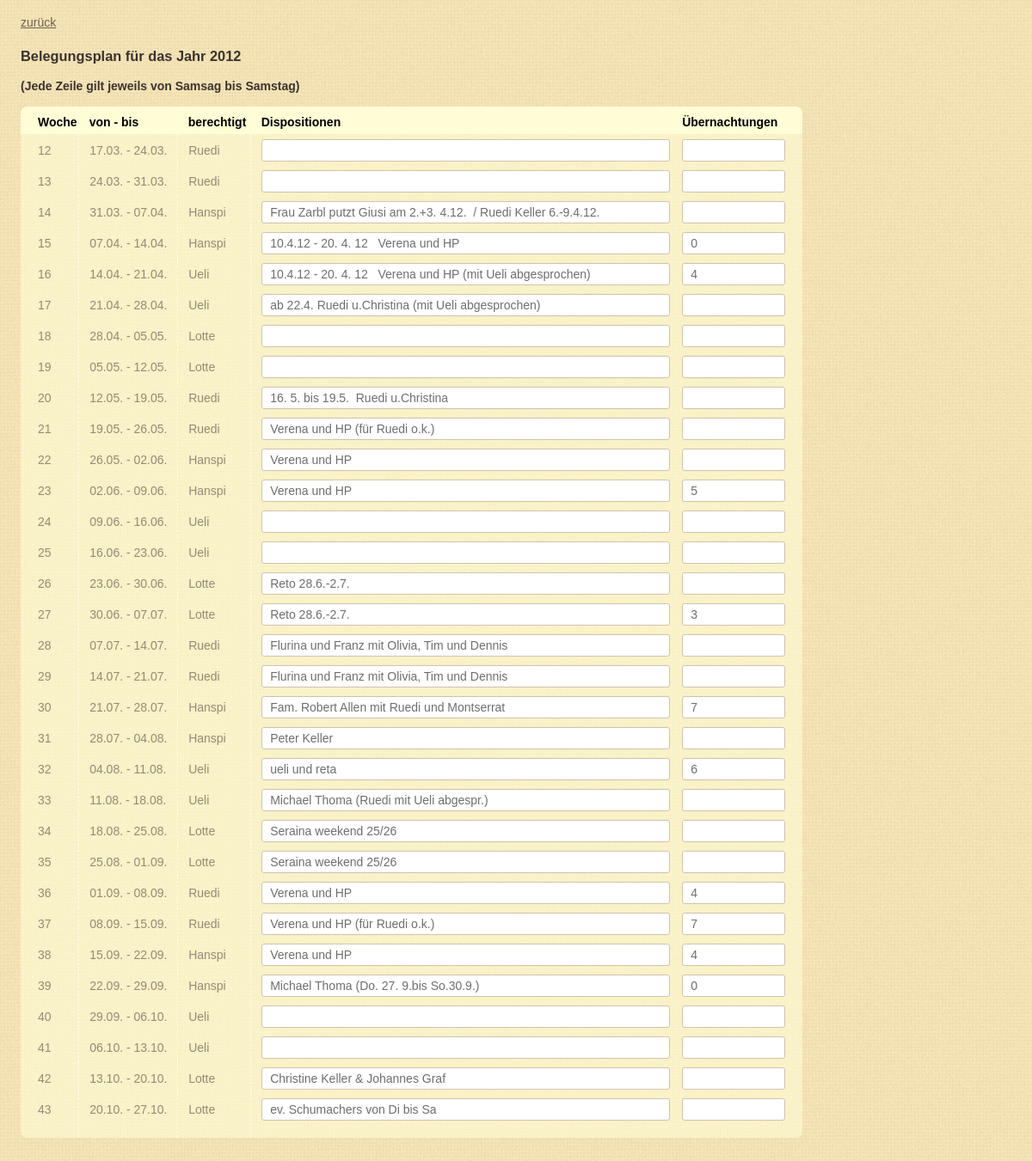
The page /history.php?jahr=2012 on the database its author committed.
### tables this page shows
CREATE TABLE IF NOT EXISTS `giusiwochen` (
  `jahr` int(8) NOT NULL DEFAULT '0',
  `woche` int(4) NOT NULL DEFAULT '0',
  `datum` varchar(20) DEFAULT NULL,
  `berechtigt` varchar(20) DEFAULT NULL,
  `text` varchar(250) DEFAULT NULL,
  `naechte` varchar(200) NOT NULL DEFAULT ''
);

### web/kalender.php (the view, shortened to what this page needs)
<?php
function getDB() {
	$user = "web225";
	$pwd = "svenska";
	if (strtolower($_SERVER["HTTP_HOST"]) == 'localhost') {
		$user = "web225";
		$pwd = "svenska";
	}
	$link = mysql_connect("localhost", $user, $pwd);
	return $link;
}
function getWeekOfYear($jahr) {
	$my_array = localtime(time(), 1);
	$year = $my_array["tm_year"];
	if ($jahr > (1900 + $year)) {
		return -1;
	} else if ($jahr < (1900 + $year)) {
		return 999;
	}
	$startSA = getFirstSa($jahr);
	$dayofyear = $my_array["tm_yday"] + 1;
	$daysPassed = $dayofyear - $startSA;
	$weekofyear = ceil($daysPassed / 7 );
	return $weekofyear;
}
	?>
	<?php
function printKalender($result, $jahr, $saveButton, $action) {
	$weekofyear = getWeekOfYear($jahr);
	?>
	<div id="plan">
		<h3>Belegungsplan für das Jahr <?php echo $jahr; ?></h2>
		<b>(Jede Zeile gilt jeweils von Samsag bis Samstag)</b>
		<br/>
		<br/>
		<table>
			<thead>
				<td>Woche</td>
				<td>von - bis</td>
				<td>berechtigt</td>
				<td>Dispositionen</td>
				<td>Übernachtungen</td>
			</thead>
			<tbody>
			<?php
			while (list ($woche, $datum, $berechtigt, $text, $naechte) = mysql_fetch_row ($result)) {
				$fontColorClass = '';
				if ($woche < $weekofyear) {
					$fontColorClass = 'passed-week';
				} else if ($woche == $weekofyear) {
					$fontColorClass = 'current-week';
				}
				?>
				<tr>
					<td class="col-week <?php print $fontColorClass ?>"><?php print $woche ?></td>
					<td class="col-date <?php print $fontColorClass ?>"><?php print $datum ?></td>
					<td class="col-who <?php print $fontColorClass ?>"><?php print $berechtigt ?></td>
					<td class="col-text <?php print $fontColorClass ?>"><input type="text" name="text" value="<?php print $text; ?>"></td>
					<td class="col-nights <?php print $fontColorClass ?>"><input type="text" name="naechte" value="<?php print $naechte; ?>"></td>
				</tr>
				<?php
			}
			?>
			</tbody>
		</table>
	<br/>
	<br/>
	</div>
	<?php
}
function printYear($jahr, $printInfos, $saveButton, $action) {
	$link = getDB();
	$result = mysql_query ("SELECT woche, datum, berechtigt, text, naechte FROM giusiwochen WHERE jahr='$jahr' ORDER BY woche", $link);
	if (!$result) {
		print mysql_error();
	} else {
		printKalender($result, $jahr, $saveButton, $action);
	}
}
?>

### web/css/css-2015-10-16.css (style rules this page uses)
body { font: 14px Arial, Helvetica, sans-serif; color: #3B332F; margin: 0; }
body:not(.body-menu) { background: #fff url('pattern-aqvf.png') repeat right top !important; }
table { border: 0px; border-collapse: collapse; color: #000; border-collapse: collapse; }
td { white-space: nowrap; padding: 6px 2px 4px 12px; font-size: 14px; }
.passed-week { color: rgb(150, 137, 118); }
.passed-week input { color: rgb(110, 110, 110); }
#rules, #plan, #contact, #history, #history-back { padding: 6px 12px; }
#plan thead { background-color: rgb(255, 253, 214); }
#plan thead td { padding: 10px 2px 6px 12px; font-weight: bold; }
#plan thead td:first-child { border-top-left-radius: 8px; }
#plan thead td:last-child { border-top-right-radius: 8px; }
#plan tbody { background-color: rgba(255, 253, 214, 0.6) }
#plan tbody tr:last-child td { padding-bottom: 20px; }
#plan tbody tr:last-child td:first-child { border-bottom-left-radius: 8px; }
#plan tbody tr:last-child td:last-child { border-bottom-right-radius: 8px; }
#plan tbody td:last-child { padding-right: 20px; }
#plan tbody td:nth-child(2), tbody td:nth-child(3), tbody td:nth-child(4) { border-left: dashed 1px rgb(255, 256, 225); }
#plan td:first-child { padding-left: 20px; }
#plan td.col-week { width: 40px; }
#plan td.col-date { width: 100px; }
#plan td.col-who { width: 70px; }
#plan td.col-text input { width: 475px; }
#plan td.col-nights input { width: 120px; }
#plan input { font-size: 14px; padding: 4px 9px; border-radius: 3px; border: 1px solid rgb(208, 194, 173); }

### rows shown on the page
giusiwochen: woche "12", datum "17.03. - 24.03.", berechtigt "Ruedi"
giusiwochen: woche "13", datum "24.03. - 31.03.", berechtigt "Ruedi"
giusiwochen: woche "14", datum "31.03. - 07.04.", berechtigt "Hanspi", text "Frau Zarbl putzt Giusi am 2.+3. 4.12. / Ruedi Keller 6.-9.4.12."
giusiwochen: woche "15", datum "07.04. - 14.04.", berechtigt "Hanspi", text "10.4.12 - 20. 4. 12 Verena und HP", naechte "0"
giusiwochen: woche "16", datum "14.04. - 21.04.", berechtigt "Ueli", text "10.4.12 - 20. 4. 12 Verena und HP (mit Ueli abgesprochen)", naechte "4"
giusiwochen: woche "17", datum "21.04. - 28.04.", berechtigt "Ueli", text "ab 22.4. Ruedi u.Christina (mit Ueli abgesprochen)"
giusiwochen: woche "18", datum "28.04. - 05.05.", berechtigt "Lotte"
giusiwochen: woche "19", datum "05.05. - 12.05.", berechtigt "Lotte"
giusiwochen: woche "20", datum "12.05. - 19.05.", berechtigt "Ruedi", text "16. 5. bis 19.5. Ruedi u.Christina"
giusiwochen: woche "21", datum "19.05. - 26.05.", berechtigt "Ruedi", text "Verena und HP (für Ruedi o.k.)"
giusiwochen: woche "22", datum "26.05. - 02.06.", berechtigt "Hanspi", text "Verena und HP"
giusiwochen: woche "23", datum "02.06. - 09.06.", berechtigt "Hanspi", text "Verena und HP", naechte "5"
giusiwochen: woche "24", datum "09.06. - 16.06.", berechtigt "Ueli"
giusiwochen: woche "25", datum "16.06. - 23.06.", berechtigt "Ueli"
giusiwochen: woche "26", datum "23.06. - 30.06.", berechtigt "Lotte", text "Reto 28.6.-2.7."
giusiwochen: woche "27", datum "30.06. - 07.07.", berechtigt "Lotte", text "Reto 28.6.-2.7.", naechte "3"
giusiwochen: woche "28", datum "07.07. - 14.07.", berechtigt "Ruedi", text "Flurina und Franz mit Olivia, Tim und Dennis"
giusiwochen: woche "29", datum "14.07. - 21.07.", berechtigt "Ruedi", text "Flurina und Franz mit Olivia, Tim und Dennis"
giusiwochen: woche "30", datum "21.07. - 28.07.", berechtigt "Hanspi", text "Fam. Robert Allen mit Ruedi und Montserrat", naechte "7"
giusiwochen: woche "31", datum "28.07. - 04.08.", berechtigt "Hanspi", text "Peter Keller"
giusiwochen: woche "32", datum "04.08. - 11.08.", berechtigt "Ueli", text "ueli und reta", naechte "6"
giusiwochen: woche "33", datum "11.08. - 18.08.", berechtigt "Ueli", text "Michael Thoma (Ruedi mit Ueli abgespr.)"
giusiwochen: woche "34", datum "18.08. - 25.08.", berechtigt "Lotte", text "Seraina weekend 25/26"
giusiwochen: woche "35", datum "25.08. - 01.09.", berechtigt "Lotte", text "Seraina weekend 25/26"
giusiwochen: woche "36", datum "01.09. - 08.09.", berechtigt "Ruedi", text "Verena und HP", naechte "4"
giusiwochen: woche "37", datum "08.09. - 15.09.", berechtigt "Ruedi", text "Verena und HP (für Ruedi o.k.)", naechte "7"
giusiwochen: woche "38", datum "15.09. - 22.09.", berechtigt "Hanspi", text "Verena und HP", naechte "4"
giusiwochen: woche "39", datum "22.09. - 29.09.", berechtigt "Hanspi", text "Michael Thoma (Do. 27. 9.bis So.30.9.)", naechte "0"
giusiwochen: woche "40", datum "29.09. - 06.10.", berechtigt "Ueli"
giusiwochen: woche "41", datum "06.10. - 13.10.", berechtigt "Ueli"
giusiwochen: woche "42", datum "13.10. - 20.10.", berechtigt "Lotte", text "Christine Keller & Johannes Graf"
giusiwochen: woche "43", datum "20.10. - 27.10.", berechtigt "Lotte", text "ev. Schumachers von Di bis Sa"

### other values the page prints
$jahr "2012"
